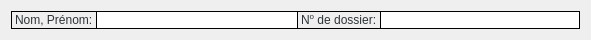
   <widget class="QWidget" name="horizontalLayoutWidget_4">
    <property name="geometry">
     <rect>
      <x>10</x>
      <y>20</y>
      <width>591</width>
      <height>28</height>
     </rect>
    </property>
    <layout class="QHBoxLayout" name="horizontalLayout_4">
     <property name="spacing">
      <number>0</number>
     </property>
     <item>
      <widget class="QLabel" name="nameLabel">
       <property name="styleSheet">
        <string notr="true">border-color: black;
border-width: 1px;
border-style: solid;
border-right-style: none;
color: rgb(46, 52, 54);
</string>
       </property>
       <property name="text">
        <string>Nom, Prénom:</string>
       </property>
      </widget>
     </item>
     <item>
      <widget class="QLineEdit" name="nameLineEdit">
       <property name="sizePolicy">
        <sizepolicy hsizetype="Expanding" vsizetype="Expanding">
         <horstretch>0</horstretch>
         <verstretch>0</verstretch>
        </sizepolicy>
       </property>
       <property name="styleSheet">
        <string notr="true">border-color: black;
border-width: 1px;
border-style: solid;
border-right-style: none;
color: rgb(46, 52, 54);
</string>
       </property>
       <property name="alignment">
        <set>Qt::AlignCenter</set>
       </property>
       <property name="readOnly">
        <bool>true</bool>
       </property>
      </widget>
     </item>
     <item>
      <widget class="QLabel" name="dossierLabel">
       <property name="styleSheet">
        <string notr="true">border-color: black;
border-width: 1px;
border-style: solid;
border-right-style: none;
color: rgb(46, 52, 54);
</string>
       </property>
       <property name="text">
        <string>&lt;html&gt;&lt;head/&gt;&lt;body&gt;&lt;p&gt;N&lt;span style=&quot; vertical-align:super;&quot;&gt;o&lt;/span&gt; de dossier:&lt;/p&gt;&lt;/body&gt;&lt;/html&gt;</string>
       </property>
      </widget>
     </item>
     <item>
      <widget class="QLineEdit" name="dossierLineEdit">
       <property name="sizePolicy">
        <sizepolicy hsizetype="Expanding" vsizetype="Expanding">
         <horstretch>0</horstretch>
         <verstretch>0</verstretch>
        </sizepolicy>
       </property>
       <property name="minimumSize">
        <size>
         <width>21</width>
         <height>0</height>
        </size>
       </property>
       <property name="styleSheet">
        <string notr="true">border-color: black;
border-width: 1px;
border-style: solid;
color: rgb(46, 52, 54);
</string>
       </property>
       <property name="alignment">
        <set>Qt::AlignCenter</set>
       </property>
       <property name="readOnly">
        <bool>true</bool>
       </property>
      </widget>
     </item>
    </layout>
   </widget>
